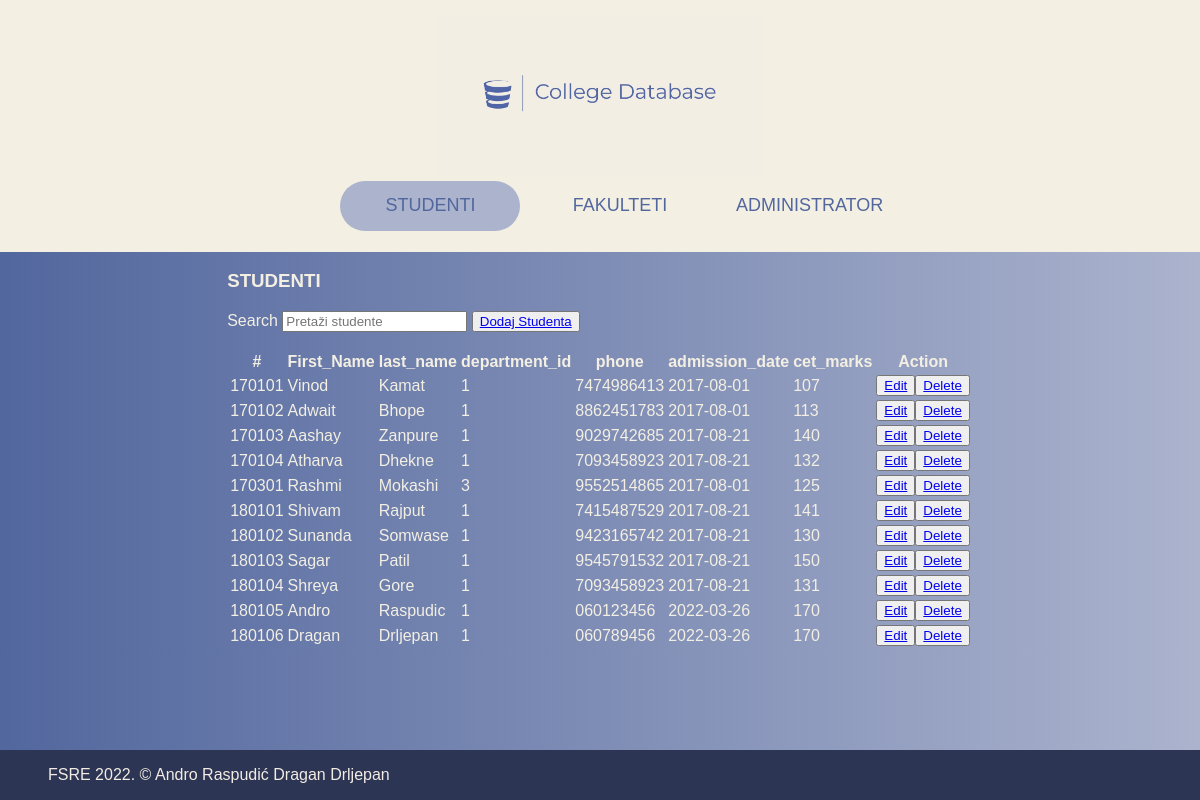
/dz3.3-rest-projekt/students/index.php, run on the app's committed database.
### tables this page shows
CREATE TABLE `students` (
  `roll_num` int(11) NOT NULL,
  `first_name` varchar(25) NOT NULL,
  `last_name` varchar(25) NOT NULL,
  `department_id` int(11) DEFAULT NULL,
  `phone` varchar(10) DEFAULT NULL,
  `admission_date` date NOT NULL,
  `cet_marks` int(11) NOT NULL
);

### dz3.3-rest-projekt/students/index.php (the view, shortened to what this page needs)
<!DOCTYPE html>
<html lang="en">
  <head>
    <link rel="stylesheet" href="../../dz1/style.css" />
  </head>
  <body>
    <div class="container">
      <header>
        <a href="../../dz1/index.html">
          <div class="logo">
            <img src="../../dz1/logo.jpeg" alt="College Logo" />
          </div>
        </a>
        <nav>
          <ul>
            <li>
              <a href="./" class="active">STUDENTI</a>
            </li>
            <li>
              <a href="../../dz1/fakulteti.html">FAKULTETI</a>
            </li>
            <li>
              <a href="../../dz1/admin.html">ADMINISTRATOR</a>
            </li>
          </ul>
        </nav>
      </header>
      <main>
        <article>
          <div class="card">
            <div class="item">
              <h3>STUDENTI</h3>
            </div>
            <div class="form-group">
              <div class="input-group">
                <span class="input-group-addon">Search</span>
                <input
                  type="text"
                  name="search_text"
                  id="search_text"
                  placeholder="Pretaži studente"
                  class="form-control"
                />
                <button>
                    <a href="create.php">Dodaj Studenta</a>
                  </button>
              </div>
            </div>
            <br />
            <div id="result">
            <?php
                    require_once "config.php";
                    $sql = "SELECT * FROM students";
                    if($result = mysqli_query($link, $sql)){
                        if(mysqli_num_rows($result) > 0){
                            echo '<table class="table table-bordered table-striped">';
                                echo "<thead>";
                                    echo "<tr>";
                                        echo "<th>#</th>";
                                        echo "<th>First_Name</th>";
                                        echo "<th>last_name</th>";
                                        echo "<th>department_id</th>";
                                        echo "<th>phone</th>";
                                        echo "<th>admission_date</th>";
                                        echo "<th>cet_marks</th>";
                                        echo "<th>Action</th>";
                                    echo "</tr>";
                                echo "</thead>";
                                echo "<tbody>";
                                while($row = mysqli_fetch_array($result)){
                                    echo "<tr>";
                                        echo "<td>" . $row['roll_num'] . "</td>";
                                        echo "<td>" . $row['first_name'] . "</td>";
                                        echo "<td>" . $row['last_name'] . "</td>";
                                        echo "<td>" . $row['department_id'] . "</td>";
                                        echo "<td>" . $row['phone'] . "</td>";
                                        echo "<td>" . $row['admission_date'] . "</td>";
                                        echo "<td>" . $row['cet_marks'] . "</td>";
                                        echo "<td>";
                                            echo '<button><a href="update.php?id='. $row['roll_num'] .'">Edit</a></button>';
                                            echo '<button><a href="delete.php?id='. $row['roll_num'] .'">Delete</a></button>';
                                        echo "</td>";
                                    echo "</tr>";
                                }
                                echo "</tbody>";
                            echo "</table>";
                        } else{
                            echo '<div class="alert alert-danger"><em>No records were found.</em></div>';
                        }
                    } else{
                        echo "Oops! Something went wrong. Please try again later.";
                    }
                    ?>
            </div>
          </div>
        </article>
      </main>
      <footer>
        <p>FSRE 2022. &copy; Andro Raspudić Dragan Drljepan</p>
      </footer>
    </div>
  </body>
</html>

### dz1/style.css (style rules this page uses)
body { font-family: "Gill Sans", "Gill Sans MT", Calibri, "Trebuchet MS", sans-serif; margin: 0; background: linear-gradient( 90deg, rgba(82, 103, 158, 1) 0%, rgba(171, 179, 205, 1) 100%, rgb(0, 10, 12) 100% ); }
.container { width: auto; height: 100%; display: flex; flex-direction: column; }
header { background-color: #f3efe3; padding: 1rem; }
.logo { display: flex; justify-content: center; height: 10rem; }
.logo img { height: auto; width: auto; }
nav ul { display: flex; flex-wrap: wrap; list-style-type: none; justify-content: center; font-size: large; margin: 0; }
nav ul li { padding: 0.3rem; }
nav ul li a { display: flex; justify-content: center; align-items: center; height: 50px; width: 180px; border-radius: 40px; text-decoration: none; color: #52679e; }
.active { display: flex; justify-content: center; align-items: center; height: 50px; width: 180px; border-radius: 40px; text-decoration: none; color: #52679e; background-color: #abb3cd; }
main { display: flex; flex-wrap: wrap; justify-content: center; }
main article { display: flex; align-items: center; color: #f3efe3; }
main article .card { padding: 0 3rem; }
main article .card .item { display: flex; align-items: center; margin: 0; }
footer { width: 100%; margin: 0; height: 50px; background-color: #2c3553; color: #f3ece4; display: flex; align-items: center; position: fixed; bottom: 0; }
footer p { padding: 3rem; }

### data on the page
students: roll_num "170101", first_name "Vinod", last_name "Kamat", department "1", phone "7474986413", admission_date "2017-08-01", cet_marks "107"
students: roll_num "170102", first_name "Adwait", last_name "Bhope", department "1", phone "8862451783", admission_date "2017-08-01", cet_marks "113"
students: roll_num "170103", first_name "Aashay", last_name "Zanpure", department "1", phone "9029742685", admission_date "2017-08-21", cet_marks "140"
students: roll_num "170104", first_name "Atharva", last_name "Dhekne", department "1", phone "7093458923", admission_date "2017-08-21", cet_marks "132"
students: roll_num "170301", first_name "Rashmi", last_name "Mokashi", department "3", phone "9552514865", admission_date "2017-08-01", cet_marks "125"
students: roll_num "180101", first_name "Shivam", last_name "Rajput", department "1", phone "7415487529", admission_date "2017-08-21", cet_marks "141"
students: roll_num "180102", first_name "Sunanda", last_name "Somwase", department "1", phone "9423165742", admission_date "2017-08-21", cet_marks "130"
students: roll_num "180103", first_name "Sagar", last_name "Patil", department "1", phone "9545791532", admission_date "2017-08-21", cet_marks "150"
students: roll_num "180104", first_name "Shreya", last_name "Gore", department "1", phone "7093458923", admission_date "2017-08-21", cet_marks "131"
students: roll_num "180105", first_name "Andro", last_name "Raspudic", department "1", phone "060123456", admission_date "2022-03-26", cet_marks "170"
students: roll_num "180106", first_name "Dragan", last_name "Drljepan", department "1", phone "060789456", admission_date "2022-03-26", cet_marks "170"
